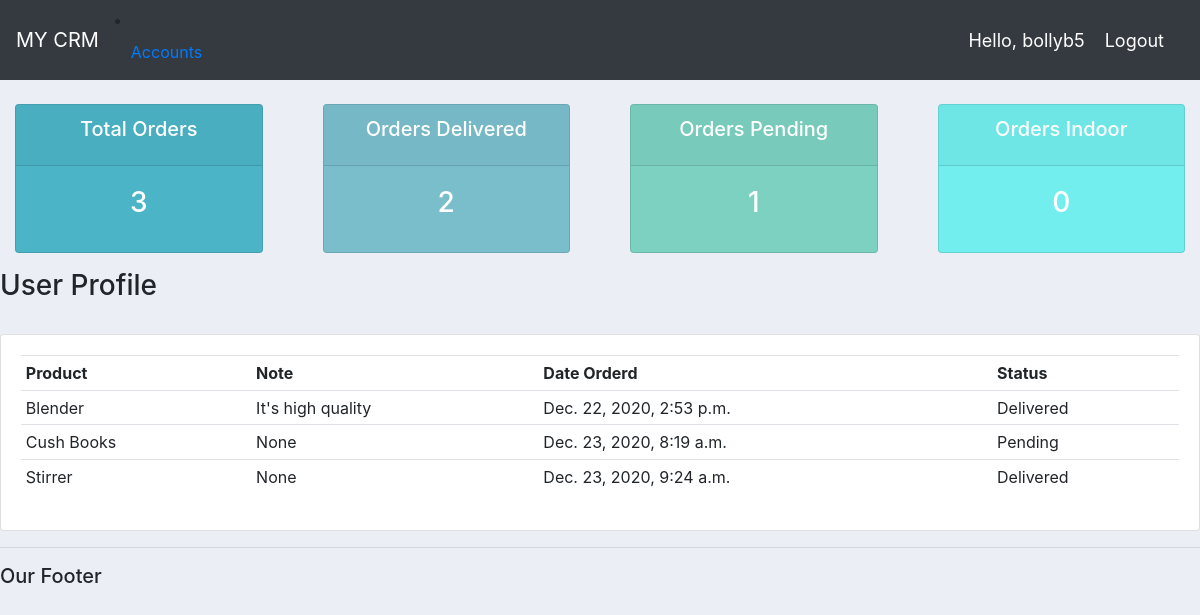
Page /user/ (signed in) on the committed database.
### accounts/models.py (models this page shows)
class Order(models.Model):
	status =(
			('Indoor','Indoor'),
			('Pending','Pending'),
			('Delivered', 'Delivered'),
		)
	customer = models.ForeignKey(Customer, on_delete = models.SET_NULL, null=True)
	product = models.ForeignKey(Product, on_delete = models.SET_NULL, null=True)
	date_created = models.DateTimeField(auto_now_add=True, null=True)
	status = models.CharField(max_length=200, null=True, choices=status)
	note = models.CharField(max_length=1000, null=True)
	def __str__(self):
		return self.product.name

class Product(models.Model):
	CATEGORY = (
			('Indoor','Indoor'),
			('Out Door','Out Door'),
		)
	name = models.CharField(max_length=200, null = True)
	price = models.FloatField(null=True)
	category = models.CharField(max_length=200, null = True, choices=CATEGORY)
	description = models.CharField(max_length=200, null = True)
	date_created = models.DateTimeField(auto_now_add=True, null=True)
	tags = models.ManyToManyField(Tag)
	def __str__(self):
		return self.name

### accounts/decorators.py (the view)
		def wrapper_func(request, *args, **kwargs):
			group = None
			if request.user.groups.exists():
				group = request.user.groups.all()[0].name
			if group in allowed_roles:
				return view_func(request, *args, **kwargs)
			else:
				return HttpResponse ('You are not authorised to view this page!')

### accounts/views.py (called while the page is built)
@login_required(login_url='login')
@allowed_users(allowed_roles=['customer'])
def userPage(request):
	orders = request.user.customer.order_set.all()
	total_orders = orders.count()
	pending = orders.filter(status='Pending').count()
	delivered = orders.filter(status='Delivered').count()
	indoor = orders.filter(status='Indoor').count()
	print('ORDERS:',orders)
	context = {
		'orders': orders,
		'total_orders':total_orders,
		'pending':pending,
		'delivered':delivered,
		'indoor':indoor,
		}
	return render(request, 'accounts/user.html', context)

### accounts/templates/accounts/user.html
{% extends 'accounts/main.html' %}
{% block content %}
{%  include 'accounts/status.html' %}
<h3>User Profile</h3>
<br>
<div class="row">
	<div class="col-md">
		<div class="card card-body">
			<table class="table table-sm">
				<tr>
					<th>Product</th>
					<th>Note</th>
					<th>Date Orderd</th>
					<th>Status</th>
				</tr>
				{% for order in orders %}
				<tr>
					<td>{{ order.product }}</td>
					<td>{{ order.note }}</td>
					<td>{{ order.date_created }}</td>
					<td>{{ order.status }}</td>
				</tr>
				{% endfor %}
			</table>
		</div>
	</div>
</div>
{% endblock content %}

### accounts/templates/accounts/navbar.html (shortened to what this page needs)
{% load static %}
<nav class="navbar navbar-expand-lg navbar-dark bg-dark">
  <a class="navbar-brand" href="{% url 'home' %}">MY CRM</a>
  <div class="collapse navbar-collapse" id="navbarNav">
    {% if request.user.is_staff %}
    <ul class="navbar-nav">
      <li class="nav-item active">
        <a class="nav-link" href="{% url 'home' %}">Dashboard <span class="sr-only">(current)</span></a>
      </li>
      <li class="nav-item">
        <a class="nav-link" href="{% url 'products' %}">Products</a>
      </li>
    {% else %}
      <li class="nav-item">
        <a class="nav-link" href="{% url 'account' %}">Accounts</a>
      </li>
    {% endif %}
  </div>
  <span class="hello-msg">Hello, {{ request.user }} </span>
  <span><a class="hello-msg" href="{% url 'logout' %}">Logout</a></span>
</nav>

### accounts/static/css/main.css (style rules this page uses)
body { background-color: #ebeff5; }

### accounts/templates/accounts/navbar.html (style rules this page uses)
.hello-msg { color: #fff; font-size: 18px; margin-right: 20px; }

### rows in the picture
Order: product "Blender", note "It's high quality", date_created "Dec. 22, 2020, 2:53 p.m.", status "Delivered"
Order: product "Cush Books", note "None", date_created "Dec. 23, 2020, 8:19 a.m.", status "Pending"
Order: product "Stirrer", note "None", date_created "Dec. 23, 2020, 9:24 a.m.", status "Delivered"

### other values in the picture
{{ request.user }} "bollyb5"
{{ total_orders }} "3"
{{ delivered }} "2"
{{ pending }} "1"
{{ indoor }} "0"
